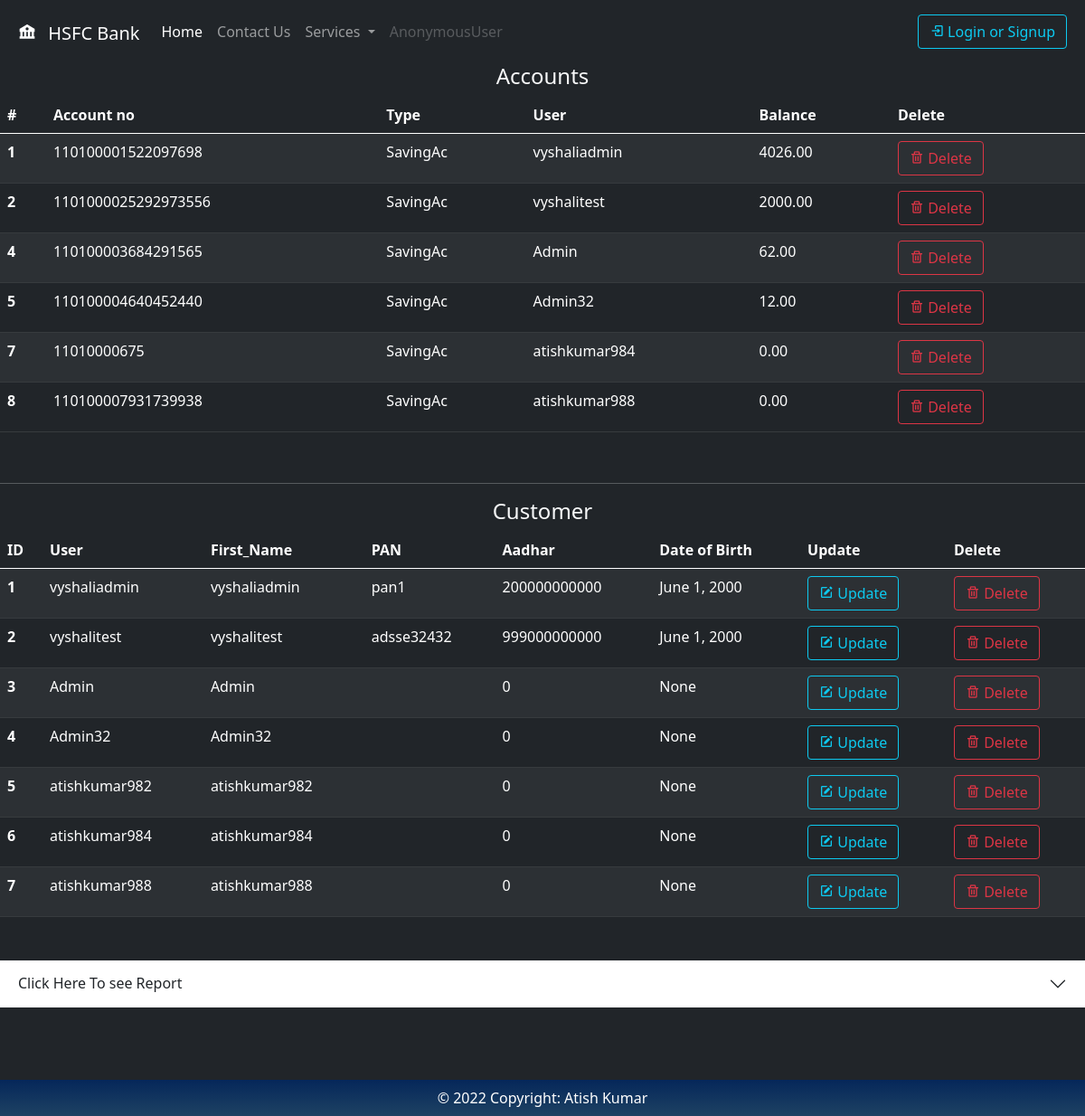
Page /dashboard/ on the earlier database version.
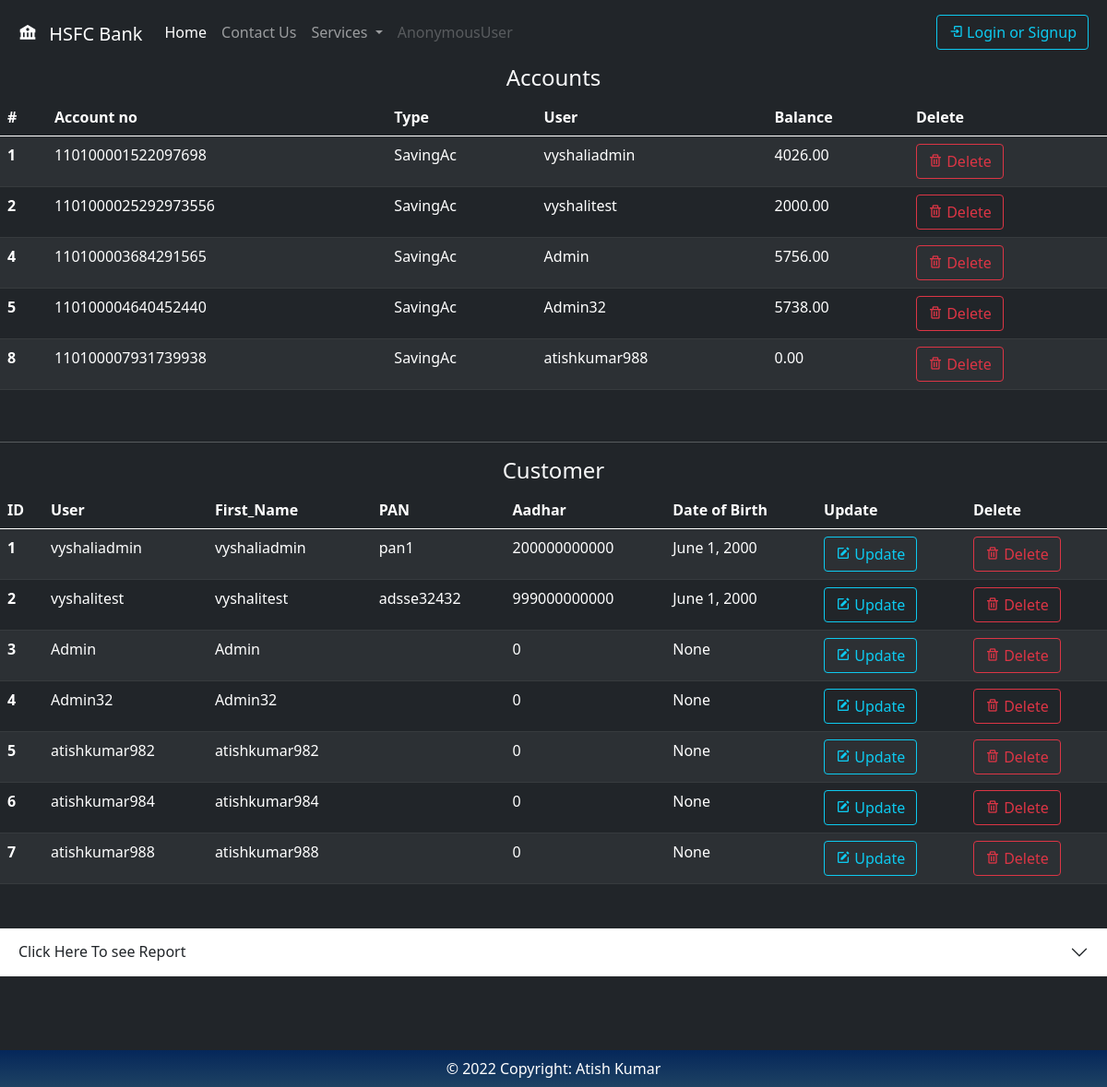
Same page on the later database version.
### Account/models.py (models this page shows, shortened)
class UserBankAccount(models.Model):
    Account_id = models.AutoField(primary_key=True,editable=False,unique=True)
    user = models.ForeignKey(
        User,
        related_name='account',
        on_delete=models.CASCADE,
    )
    account_type = models.ForeignKey(
        ProductCode,
        default=1,
        related_name='accounts',
        on_delete=models.CASCADE
    )
    period = models.DecimalField(max_digits=10, decimal_places=2, default=0)
    rate = models.DecimalField(max_digits=4, decimal_places=2, default=0)
    account_no = models.PositiveBigIntegerField(null=False,blank=True,unique=True)
    account_no = models.BigIntegerField(null=False,blank=True,unique=True)
    balance = models.DecimalField(
       max_digits=6, decimal_places=2, default=0, null=True, blank=True
    )
    interest_start_date = models.DateField(
        auto_now_add=True,
        help_text=(
            'The month number that interest calculation will start from'
        )
    )
    initial_deposit_date = models.DateField(auto_now_add=True)
    Referrence_Number = models.CharField(max_length = 10,
           blank=True,
           editable=False,
           unique=True,
           default=create_new_ref_number,
      )
    def create_new_ref_number():
                not_unique = True
                while not_unique:
                    unique_ref = random.randint(1000000000, 9999999999)
                    if not UserBankAccount.objects.filter(Referrence_Number=unique_ref):
                        not_unique = False
                return str(unique_ref)
    def __str__(self):
        return str(self.account_no)

### Product/models.py (models this page shows)
class ProductCode(models.Model):
    code = models.CharField(max_length=6, default=0,help_text='Enter Product Code',unique=True)
    name = models.CharField(max_length=128,help_text='Enter Product Code eg:Saving/Fixed Deposit')
    maximum_withdrawal_amount = models.DecimalField(
        decimal_places=2,
        max_digits=12
    )
    annual_interest_rate = models.DecimalField(
        validators=[MinValueValidator(0), MaxValueValidator(100)],
        decimal_places=2,
        max_digits=5,
        help_text='Interest rate from 0 - 100'
    )
    interest_calculation_per_year = models.PositiveSmallIntegerField(
        validators=[MinValueValidator(1), MaxValueValidator(12)],
        help_text='The number of times interest will be calculated per year'
    )
    def __str__(self):
        return self.name

### Customer/models.py (models this page shows, shortened)
class Customer(models.Model):
    user =models.OneToOneField(User, on_delete=models.CASCADE,null=True)
    Name_title = models.CharField(max_length=25, choices = Customer_Prefix)
    First_Name = models.CharField(max_length=25)
    Middle_Name = models.CharField(max_length=25)
    Last_Name = models.CharField(max_length=25)
    Gender  = models.CharField(max_length=25, choices = GENDER, default='1')
    Father_Name = models.CharField(max_length=25)
    Mother_Name = models.CharField(max_length=25)
    Date_of_Birth = models.DateField(null=True)
    Aadhar = models.BigIntegerField(default=0, validators=[MinValueValidator(200000000000), MaxValueValidator(999000000000)]
    )
    PAN = models.CharField(max_length=10)
    street_address = models.CharField(max_length=100)
    apartment_address = models.CharField(max_length=100)
    District = models.CharField(max_length=25,default='Raigad')
    state = models.CharField(
        "State",
        max_length=1024,
        choices = state_choices,
        default="Maharashtra"
    )
    country = models.CharField(
        "Country",
        max_length=2,
        choices=sorted(COUNTRIES.items()),
        default="IN"
    )
    zip = models.CharField(max_length=100)

### Home/views.py (the view)
# urls.py: path('dashboard/', Dashboard, name='dashboard'),
def Dashboard(request):
    engine = pyttsx3.init()
    voices = engine.getProperty('voices')
    all_account = UserBankAccount.objects.all()
    all_customer = Customer.objects.all()
    all_report = TransferMoney.objects.all()
    context = {
        'account':all_account,
        'customer':all_customer,
        'report':all_report,
    }
    return render (request, 'dashboard.html',  context)

### templates/dashboard.html (shortened to what this page needs)
{% extends 'base.html' %}
{% block content %}
  <body>
    <h4><center>Accounts</center></h4>
    <table class="table table-dark table-striped ">
      <thead>
        <tr>
          <th scope="col">#</th>
          <th scope="col">Account no</th>
          <th scope="col">Type</th>
          <th scope="col">User</th>
          <th scope="col">Balance</th>
          <th scope="col">Delete</th>
        </tr>
      </thead>
      <tbody>
        {% for account in account %}
        <tr>
          <th scope="row">{{account.Account_id}}</th>
          <td>{{account.account_no}}</td>
          <td>{{account.account_type}}</td>
          <td>{{account.user}}</td>
          <td>{{account.balance}}</td>
          <td>
            <a href ="{% url 'delete_acc' account.Account_id %}" class="btn btn-outline-danger"><i class='bx bx-trash'></i> Delete</button></td>
        </tr>
        {% endfor %}
      </tbody>
    </table>
    <br>
    <hr>
    <h4><center>Customer</center></h4>
    <table class="table table-dark table-striped mb-5">
      <thead>
        <tr>
          <th scope="col">ID</th>
          <th scope="col">User</th>
          <th scope="col">First_Name</th>
          <th scope="col">PAN</th>
          <th scope="col">Aadhar</th>
          <th scope="col">Date of Birth</th>
          <th scope="col">Update</th>
          <th scope="col">Delete</th>
        </tr>
      </thead>
      <tbody>
        {% for customers in customer %}
        <tr>
          <th scope="row">{{customers.id}}</th>
          <td>{{customers.user}}</td>
          <td>{{customers.First_Name}}</td>
          <td>{{customers.PAN}}</td>
          <td>{{customers.Aadhar}}</td>
          <td>{{customers.Date_of_Birth}}</td>
          <td>
            <a href ="{% url 'update' customers.id %}" class="btn btn-outline-info"><i class='bx bxs-edit'></i> Update</button>
            </td></a>
            <td><a href ="{% url 'delete_cust' customers.id %}" class="btn btn-outline-danger"><i class='bx bx-trash'></i> Delete</button></td>
            {% endfor %}
        </tr>
      </tbody>
    </table>
    <div class="accordion accordion-flush mb-5" id="accordionFlushExample">
      <div class="accordion-item">
        <h2 class="accordion-header" id="flush-headingOne">
          <button class="accordion-button collapsed" type="button" data-bs-toggle="collapse" data-bs-target="#flush-collapseOne" aria-expanded="false" aria-controls="flush-collapseOne">
            Click Here To see Report
          </button>
        </h2>
      </div>
    </div>
<div class = 'mb-5'>
<br>
    </div>
    {% endblock content %}

Differences in the rows shown:
removed UserBankAccount: Account_id "7", account_no "11010000675", account_type "SavingAc", user "atishkumar984", balance "0.00"
changed UserBankAccount "Admin": balance "62.00" → "5756.00"
changed UserBankAccount "Admin32": balance "12.00" → "5738.00"
